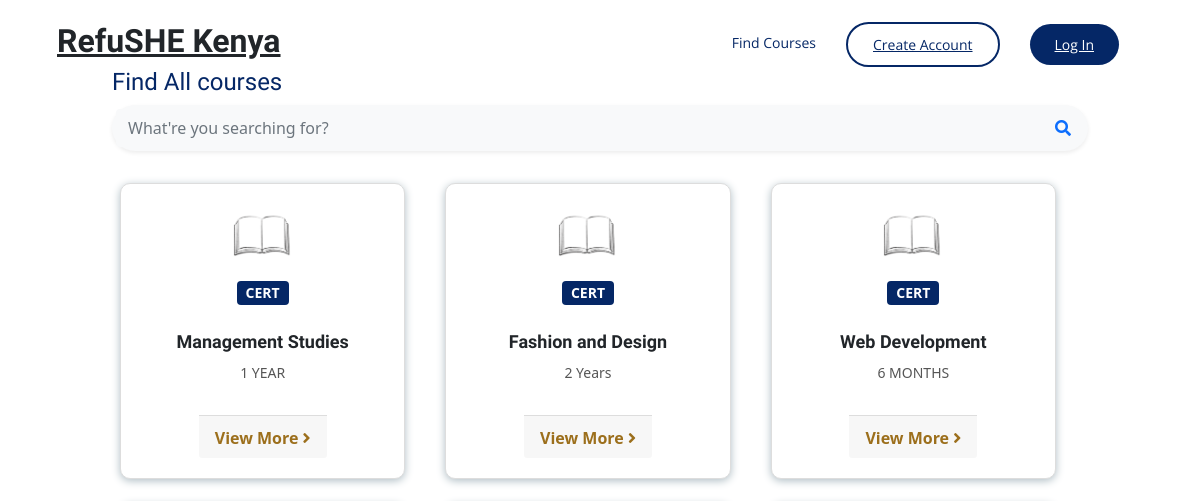
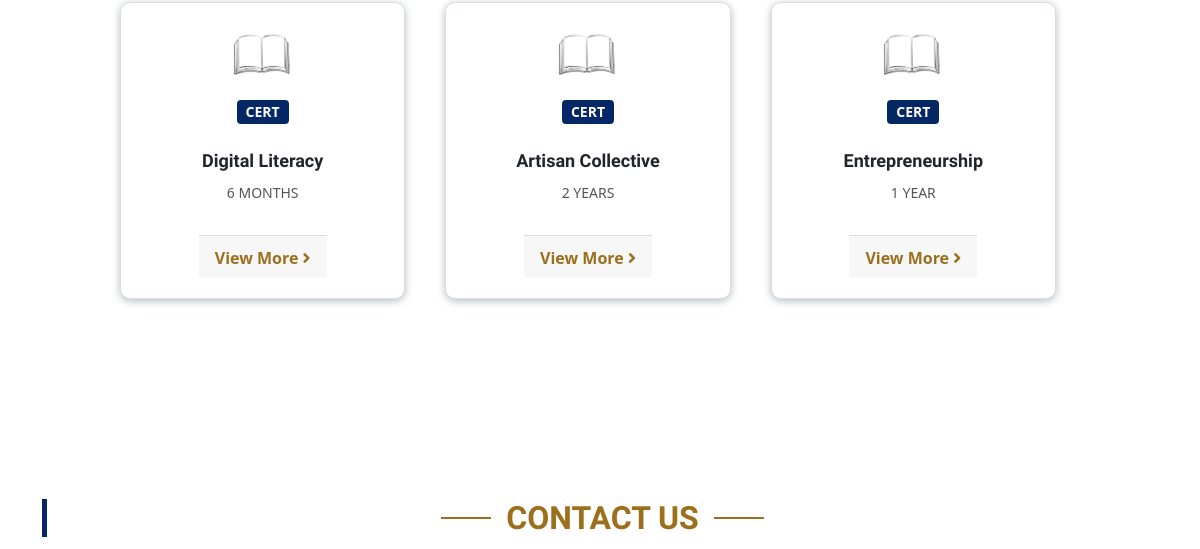
Page /Home/PublicProgrammes.php (upper part) on the earlier database version (2 pictures, top to bottom).
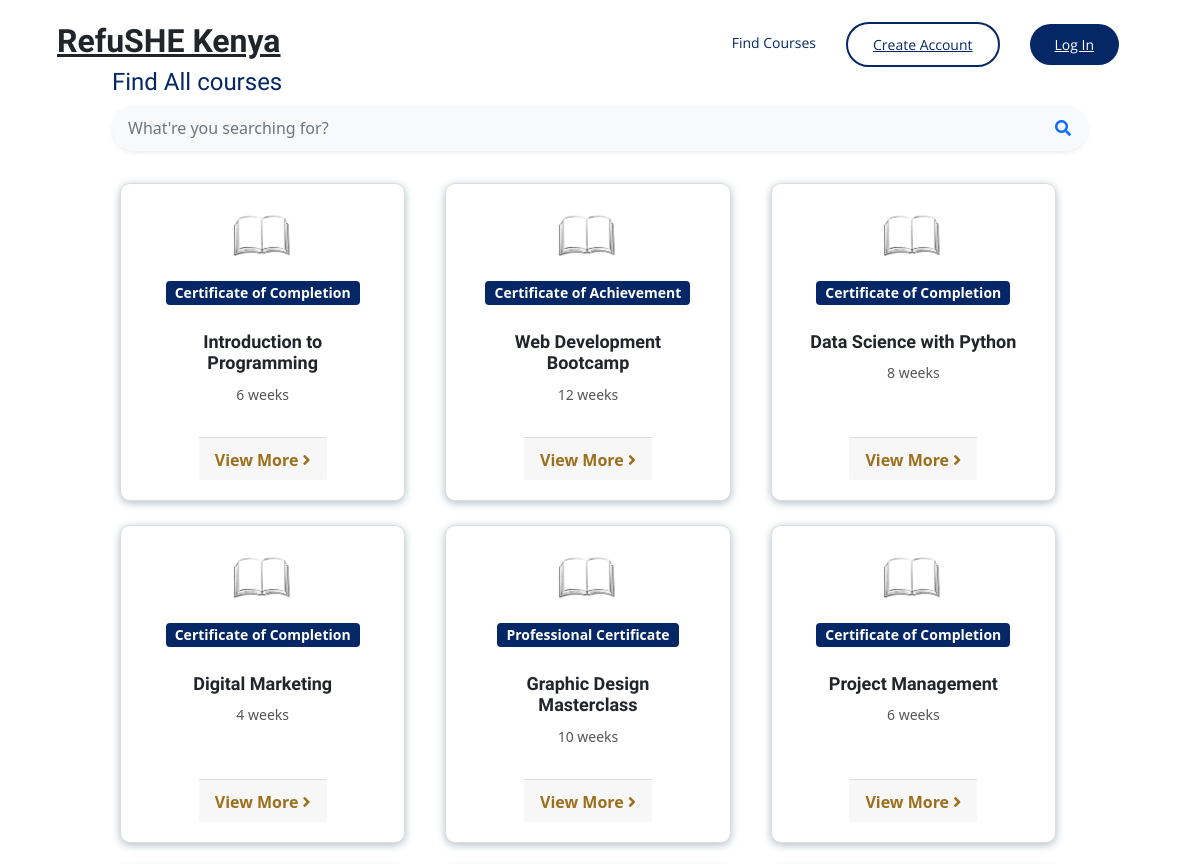
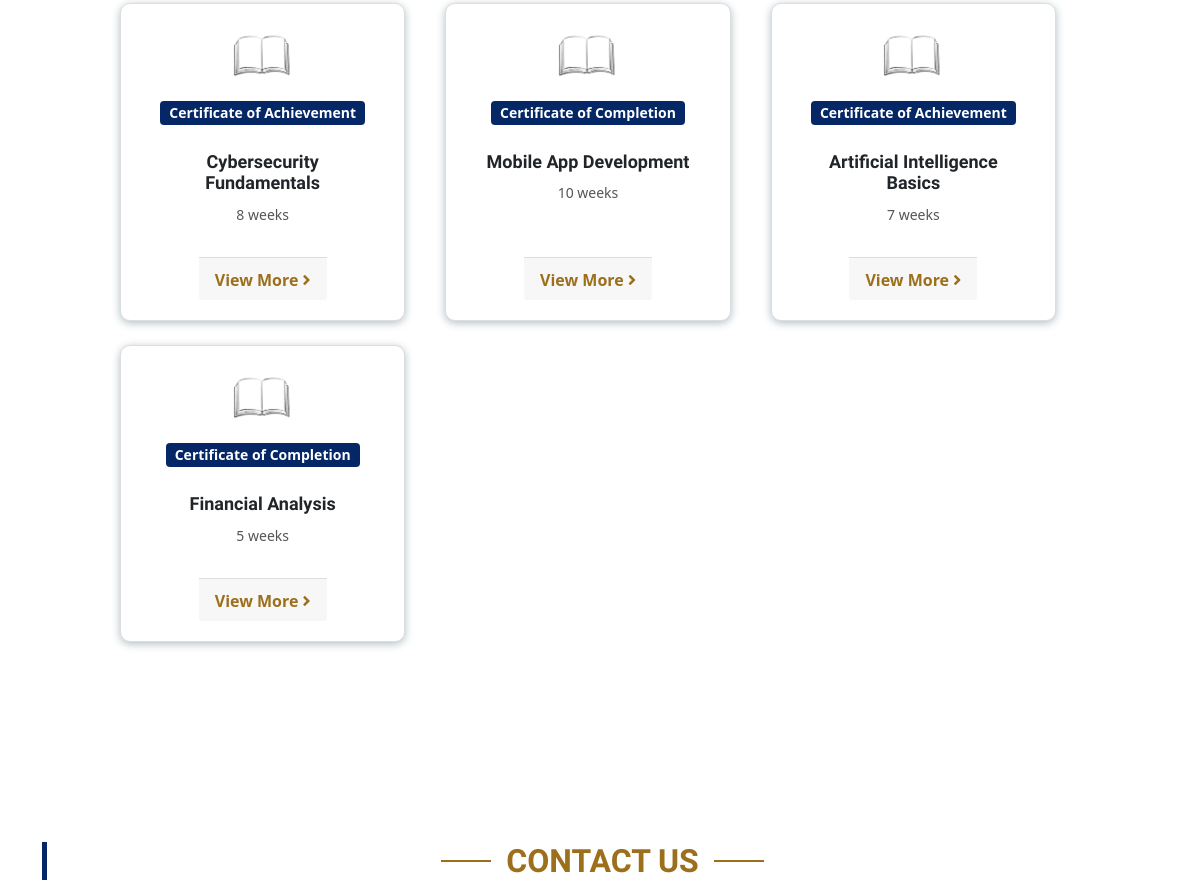
Same page on the later database version (2 pictures, top to bottom).
### tables this page shows
CREATE TABLE `courses` (
  `id` int(11) NOT NULL,
  `name` varchar(255) NOT NULL,
  `description` text NOT NULL,
  `duration` varchar(100) DEFAULT NULL,
  `certificate_type` varchar(100) DEFAULT NULL
);

### Backend/fetch_courses.php (the view, shortened to what this page needs)
<?php
include 'db.php';
if (isset($_GET['json']) && $_GET['json'] == 'true' && isset($_GET['id'])) {
    $course_id = intval($_GET['id']);
    $sql = "SELECT * FROM courses WHERE id = ?";
    $stmt = $conn->prepare($sql);
    $stmt->bind_param("i", $course_id);
    $stmt->execute();
    $result = $stmt->get_result();
    if ($result->num_rows > 0) {
        $course = $result->fetch_assoc();
        echo json_encode([$course]);
    } else {
        echo json_encode(array('message' => 'Course not found.'));
    }
    $stmt->close();
} else {
    $sql = "SELECT * FROM courses";
    $result = $conn->query($sql);
    if ($result->num_rows > 0) {
        while ($row = $result->fetch_assoc()) {
            echo '
            <div class="col-md-4 mb-4">
                <div class="card-grid h-100 justify-content-center">
                    <div class="banner-img"></div>
                    <img src="book.png" alt="profile image" class="profile-img">
                    <div class="card-body text-center">
                        <p><span class="badge badge-primary">' . $row['certificate_type'] . '</span></p>
                        <h5 class="card-title">' . $row['name'] . '</h5>
                        <p class="card-text">' . $row['duration'] . '</p>
                    </div>
                    <div class="card-footer text-center">
                        <a href="javascript:void(0);" class="text-inf text-center view-more" data-course-id="' . $row['id'] . '">
                            <strong>View More <i class="fa fa-angle-right"></i></strong>
                        </a>
                    </div>
                </div>
            </div>';
        }
    } else {
        echo "No courses found.";
    }
}
?>

Differences in the rows shown:
removed courses: certificate_type "CERT", name "Management Studies", duration "1 YEAR"
removed courses: certificate_type "CERT", name "Fashion and Design", duration "2 Years"
removed courses: certificate_type "CERT", name "Web Development", duration "6 MONTHS"
removed courses: certificate_type "CERT", name "Digital Literacy", duration "6 MONTHS"
removed courses: certificate_type "CERT", name "Artisan Collective", duration "2 YEARS"
removed courses: certificate_type "CERT", name "Entrepreneurship", duration "1 YEAR"
added courses: certificate_type "Certificate of Completion", name "Introduction to Programming", duration "6 weeks"
added courses: certificate_type "Certificate of Achievement", name "Web Development Bootcamp", duration "12 weeks"
added courses: certificate_type "Certificate of Completion", name "Data Science with Python", duration "8 weeks"
added courses: certificate_type "Certificate of Completion", name "Digital Marketing", duration "4 weeks"
added courses: certificate_type "Professional Certificate", name "Graphic Design Masterclass", duration "10 weeks"
added courses: certificate_type "Certificate of Completion", name "Project Management", duration "6 weeks"
added courses: certificate_type "Certificate of Achievement", name "Cybersecurity Fundamentals", duration "8 weeks"
added courses: certificate_type "Certificate of Completion", name "Mobile App Development", duration "10 weeks"
added courses: certificate_type "Certificate of Achievement", name "Artificial Intelligence Basics", duration "7 weeks"
added courses: certificate_type "Certificate of Completion", name "Financial Analysis", duration "5 weeks"
